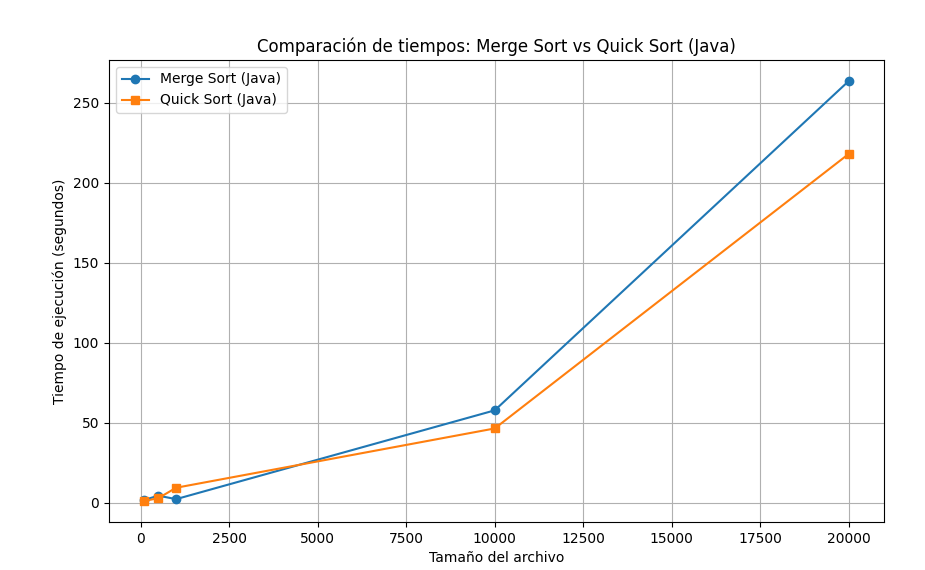

Generate this figure with Python:
import matplotlib.pyplot as plt

tamanios = [100, 500, 1000, 10000, 20000]
tiempos_merge = [1.696271131093611, 4.321845898880389, 2.1615275099325917, 57.67228993479342, 263.5509199325235]
tiempos_quick = [1.0007141774596835, 2.787508810377182, 9.284704696995815, 46.356770251134385, 218.00025732221303]

plt.figure(figsize=(10, 6))
plt.plot(tamanios, tiempos_merge, marker='o', label="Merge Sort (Java)")
plt.plot(tamanios, tiempos_quick, marker='s', label="Quick Sort (Java)")
plt.xlabel("Tamaño del archivo")
plt.ylabel("Tiempo de ejecución (segundos)")
plt.title("Comparación de tiempos: Merge Sort vs Quick Sort (Java)")
plt.legend()
plt.grid(True)
plt.savefig("Comparacion_Sorts_Java.png")
plt.show()
